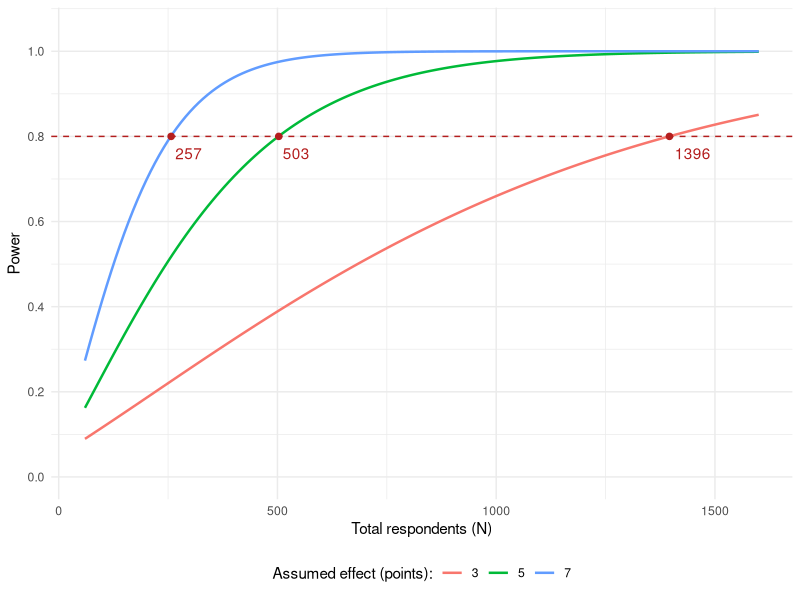
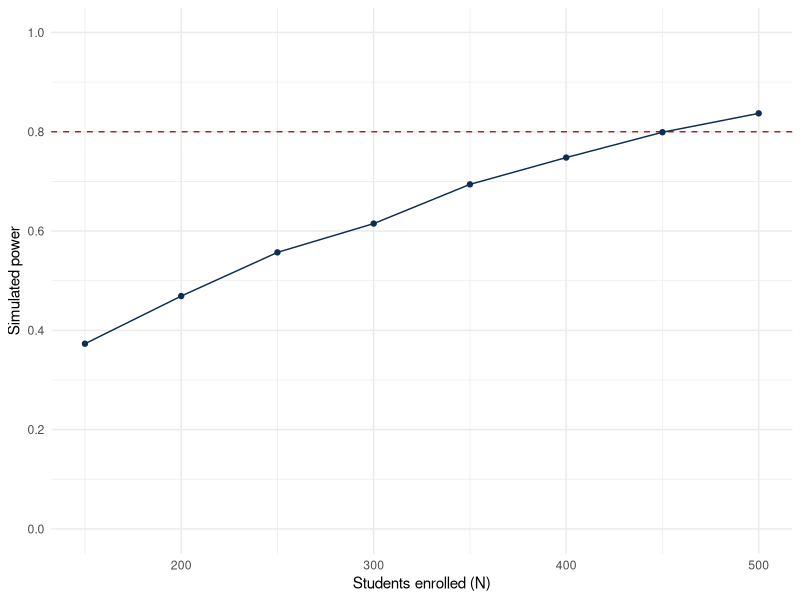

Here is the R script that generated these plots, in order:
# =============================================================================
# Statistical Power --- workshop code (R)
# Yale Library | StatLab
#
# The code from presentation/R/statistical-power-r.qmd, in slide order,
# including the solutions to the group activities and the appendix.
# Runnable top to bottom:  Rscript scripts/power-analysis.R
# =============================================================================

library(ggplot2)


# -----------------------------------------------------------------------------
# The Formula, in Code
#
#   power = Phi( |mu_t - mu_c| * sqrt(N) / (2 * sigma)  -  Phi^-1(1 - alpha/2) )
#
#   Phi = pnorm        Phi^-1 = qnorm
# -----------------------------------------------------------------------------

power_calc <- function(mu_t, mu_c, sigma, N, alpha = 0.05) {
  z <- abs(mu_t - mu_c) * sqrt(N) / (2 * sigma)
  cv <- qnorm(1 - alpha / 2)
  pnorm(z - cv) + pnorm(-z - cv) # both rejection tails
}

# The running example: 164 respondents, a 7-point effect, sigma = 20
power_calc(mu_t = 57, mu_c = 50, sigma = 20, N = 164)

# Your Turn 1: the tutoring study, 400 students, 3-point effect, sigma = 10
power_calc(mu_t = 75, mu_c = 72, sigma = 10, N = 400)


# -----------------------------------------------------------------------------
# The Smallest Effect This Study Can Detect
# -----------------------------------------------------------------------------

mde_calc <- function(sigma, N, alpha = 0.05, power = 0.80) {
  (qnorm(1 - alpha / 2) + qnorm(power)) * 2 * sigma / sqrt(N)
}

mde_calc(sigma = 20, N = c(164, 257, 400, 800, 1396))

# Solved for N instead
n_required <- function(delta, sigma, alpha = 0.05, power = 0.80) {
  ceiling(4 * sigma^2 * (qnorm(1 - alpha / 2) + qnorm(power))^2 / delta^2)
}

n_required(delta = c(3, 5, 7), sigma = 20)


# -----------------------------------------------------------------------------
# Power Across a Range of N
# -----------------------------------------------------------------------------

grid <- expand.grid(N = seq(60, 1600, by = 10), delta = c(3, 5, 7))

grid$power <- power_calc(
  mu_t = 50 + grid$delta,
  mu_c = 50,
  sigma = 20,
  N = grid$N
)

head(grid, 3)


# -----------------------------------------------------------------------------
# How Many Respondents Do We Need?
# -----------------------------------------------------------------------------

grid$delta <- factor(grid$delta, levels = c(3, 5, 7))
nstar <- data.frame(
  delta = factor(c(3, 5, 7), levels = c(3, 5, 7)),
  N = n_required(delta = c(3, 5, 7), sigma = 20),
  power = 0.80
)

ggplot(grid, aes(N, power, colour = delta)) +
  geom_hline(yintercept = 0.80, linetype = "dashed", colour = "#B41E1E") +
  geom_line(linewidth = 0.85) +
  geom_point(data = nstar, size = 1.9, colour = "#B41E1E") +
  geom_text(
    data = nstar,
    aes(label = N),
    vjust = 1.9,
    hjust = -0.15,
    colour = "#B41E1E",
    show.legend = FALSE
  ) +
  scale_y_continuous(limits = c(0, 1.05), breaks = seq(0, 1, 0.2)) +
  labs(
    x = "Total respondents (N)",
    y = "Power",
    colour = "Assumed effect (points):"
  ) +
  theme_minimal() +
  theme(legend.position = "bottom")


# -----------------------------------------------------------------------------
# Your Turn 2 (groups): A Sleep Workshop on a Budget --- one solution
# -----------------------------------------------------------------------------

grid <- expand.grid(N = seq(50, 1500, by = 10), delta = c(10, 15, 25))
grid$power <- power_calc(400 + grid$delta, 400, sigma = 60, N = grid$N)

# smallest N with 80% power, for effects of 10, 15, and 25 minutes
sapply(c(10, 15, 25), \(d) min(grid$N[grid$delta == d & grid$power >= 0.8]))

mde_calc(sigma = 60, N = 12000 / 40) # what the budget can detect


# -----------------------------------------------------------------------------
# Monte Carlo Simulation: Simulating the Spins
# -----------------------------------------------------------------------------

set.seed(2026)
spins <- matrix(runif(3 * 100000) < 18 / 38, ncol = 3) # each row is 3 spins
mean(rowSums(spins) == 3) # proportion of rows where all three are red
(18 / 38)^3 # the exact answer


# -----------------------------------------------------------------------------
# The Simulation Recipe
# -----------------------------------------------------------------------------

simulate_power <- function(n_sims, generate, analyze, success) {
  hits <- replicate(n_sims, success(analyze(generate())))
  mean(hits) # proportion of successful runs = power
}


# -----------------------------------------------------------------------------
# Generating Data for the Tutoring Study
# -----------------------------------------------------------------------------

gen_basic <- function(n = 350, effect = 3, sd = 10) {
  treat <- rep(0:1, each = n / 2) # half control, half tutored
  post <- 72 + effect * treat + rnorm(n, mean = 0, sd = sd)
  data.frame(treat, post)
}

head(gen_basic(), 3)


# -----------------------------------------------------------------------------
# Analyzing It and Defining Success
# -----------------------------------------------------------------------------

analyze_lm <- function(dat) {
  fit <- lm(post ~ treat, data = dat) # same as an equal-variance t-test
  summary(fit)$coefficients["treat", ] # estimate, SE, t, p for treat
}

success_sig <- function(est) {
  est[["Pr(>|t|)"]] < 0.05 # did we reject the null?
}

analyze_lm(gen_basic())


# -----------------------------------------------------------------------------
# Does the Simulation Agree with the Formula?
# -----------------------------------------------------------------------------

set.seed(2026)
simulate_power(
  n_sims = 2000,
  generate = gen_basic,
  analyze = analyze_lm,
  success = success_sig
)
power_calc(mu_t = 75, mu_c = 72, sigma = 10, N = 350) # the formula

sqrt(0.80 * (1 - 0.80) / 2000) # Monte Carlo standard error at power 0.80


# -----------------------------------------------------------------------------
# Adding a Pre-Test
# -----------------------------------------------------------------------------

gen_pretest <- function(n = 350, effect = 3, sd = 10, rho = 0.6) {
  treat <- rep(0:1, each = n / 2)
  pre <- rnorm(n, mean = 70, sd = sd)
  post <- 72 +
    rho * (pre - 70) +
    effect * treat +
    rnorm(n, mean = 0, sd = sd * sqrt(1 - rho^2))
  data.frame(treat, pre, post)
}

analyze_ancova <- function(dat) {
  summary(lm(post ~ treat + pre, data = dat))$coefficients["treat", ]
}

set.seed(2026)
simulate_power(2000, gen_pretest, analyze_lm, success_sig) # no pre-test
simulate_power(2000, gen_pretest, analyze_ancova, success_sig) # pre-test


# -----------------------------------------------------------------------------
# Your Turn 3 (groups): The Tutoring Study with Dropout --- solutions
# -----------------------------------------------------------------------------

gen_dropout <- function(n = 350, effect = 3, sd = 10, rho = 0.6) {
  dat <- gen_pretest(n, effect, sd, rho)
  p_drop <- plogis(-2.2 + 0.7 * (dat$treat == 0) - 0.12 * (dat$post - 72))
  dat[runif(n) > p_drop, ] # we only observe the students who stayed
}

nrow(gen_dropout()) # out of the 350 we enrolled

# Power and bias
set.seed(2026)
simulate_power(2000, gen_dropout, analyze_ancova, success_sig)
estimates <- replicate(2000, analyze_ancova(gen_dropout())[["Estimate"]])
mean(estimates) # the true effect is 3

# Other definitions of success
success_close <- function(est) abs(est[["Estimate"]] - 3) < 1.5

set.seed(2026)
simulate_power(2000, gen_pretest, analyze_ancova, success_close) # no dropout
simulate_power(2000, gen_dropout, analyze_ancova, success_close) # dropout

# How many students?
set.seed(2026)
ns <- seq(150, 500, by = 50)
powers <- sapply(ns, \(n) {
  simulate_power(
    1000,
    generate = \() gen_dropout(n = n),
    analyze = analyze_ancova,
    success = success_sig
  )
})

ggplot(data.frame(N = ns, power = powers), aes(N, power)) +
  geom_hline(yintercept = 0.80, linetype = "dashed", colour = "#B41E1E") +
  geom_line(colour = "#0B2E52") +
  geom_point(colour = "#0B2E52") +
  scale_y_continuous(limits = c(0, 1), breaks = seq(0, 1, 0.2)) +
  labs(x = "Students enrolled (N)", y = "Simulated power") +
  theme_minimal()


# -----------------------------------------------------------------------------
# Appendix: Power for an Interaction
# -----------------------------------------------------------------------------

set.seed(11)
p <- replicate(2000, {
  z <- sample(rep(0:1, each = 82))
  g <- rep(0:1, 82)
  y <- rnorm(164, 50 + 4 * z + 6 * z * g + 2 * g, 20)
  c(
    ate = coef(summary(lm(y ~ z)))["z", 4],
    int = coef(summary(lm(y ~ z * g)))["z:g", 4]
  )
})
rowMeans(p < 0.05) # N = 164


# -----------------------------------------------------------------------------
# Appendix: What If x Is a Confounder?
# -----------------------------------------------------------------------------

set.seed(3)
sim_obs <- function(adjust, N = 164) {
  out <- replicate(2000, {
    x <- rnorm(N)
    z <- rbinom(N, 1, plogis(1.2 * x)) # z DEPENDS on x
    y <- 50 + 7 * z + 12 * x + rnorm(N, 0, 16) # truth is still 7
    fit <- if (adjust) lm(y ~ z + x) else lm(y ~ z)
    c(coef(fit)["z"], coef(summary(fit))["z", 4])
  })
  c(estimate = mean(out[1, ]), rejection = mean(out[2, ] < 0.05))
}
rbind(`y ~ z` = sim_obs(FALSE), `y ~ z + x` = sim_obs(TRUE))


# -----------------------------------------------------------------------------
# Appendix: When You Randomize Groups, Not People
# -----------------------------------------------------------------------------

deff <- 1 + (25 - 1) * 0.15 # groups of 25, intra-cluster correlation 0.15
ceiling(n_required(delta = 7, sigma = 20) * deff)


# -----------------------------------------------------------------------------
# Appendix: Clustering in Simulation
# -----------------------------------------------------------------------------

set.seed(7)
sim_clus <- function(tau, k = 12, m = 25) {
  rowMeans(
    replicate(1500, {
      zc <- sample(rep(0:1, each = k / 2)) # assign GROUPS, not people
      u <- rnorm(k, 0, 20 * sqrt(0.15)) # group-level shock
      y <- rnorm(k * m, rep(50 + tau * zc + u, each = m), 20 * sqrt(0.85))
      c(
        as_individuals = t.test(y ~ rep(zc, each = m))$p.value,
        as_groups = t.test(tapply(y, rep(1:k, each = m), mean) ~ zc)$p.value
      )
    }) <
      0.05
  )
}
rbind(`no effect` = sim_clus(0), `7-point effect` = sim_clus(7))
